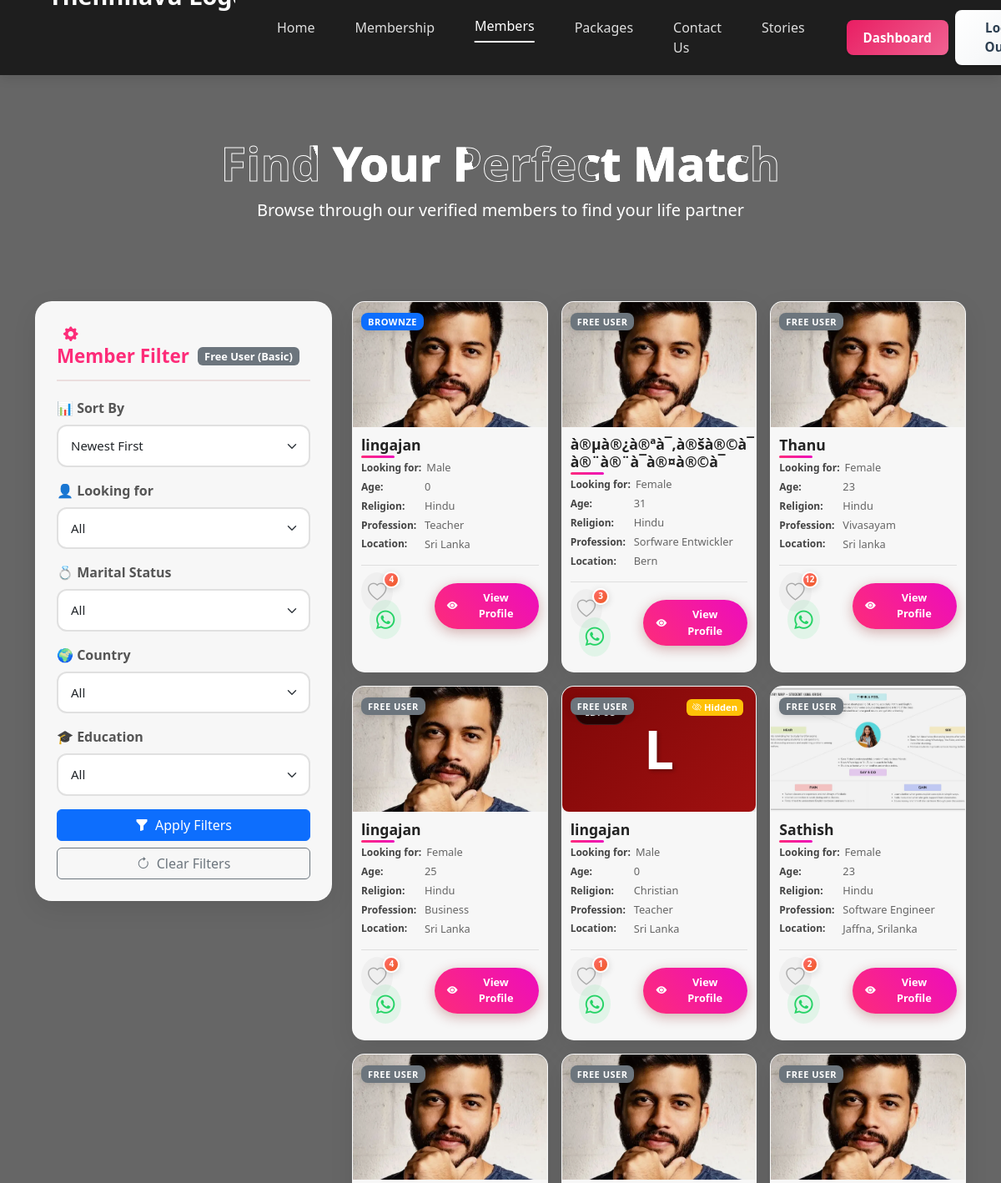
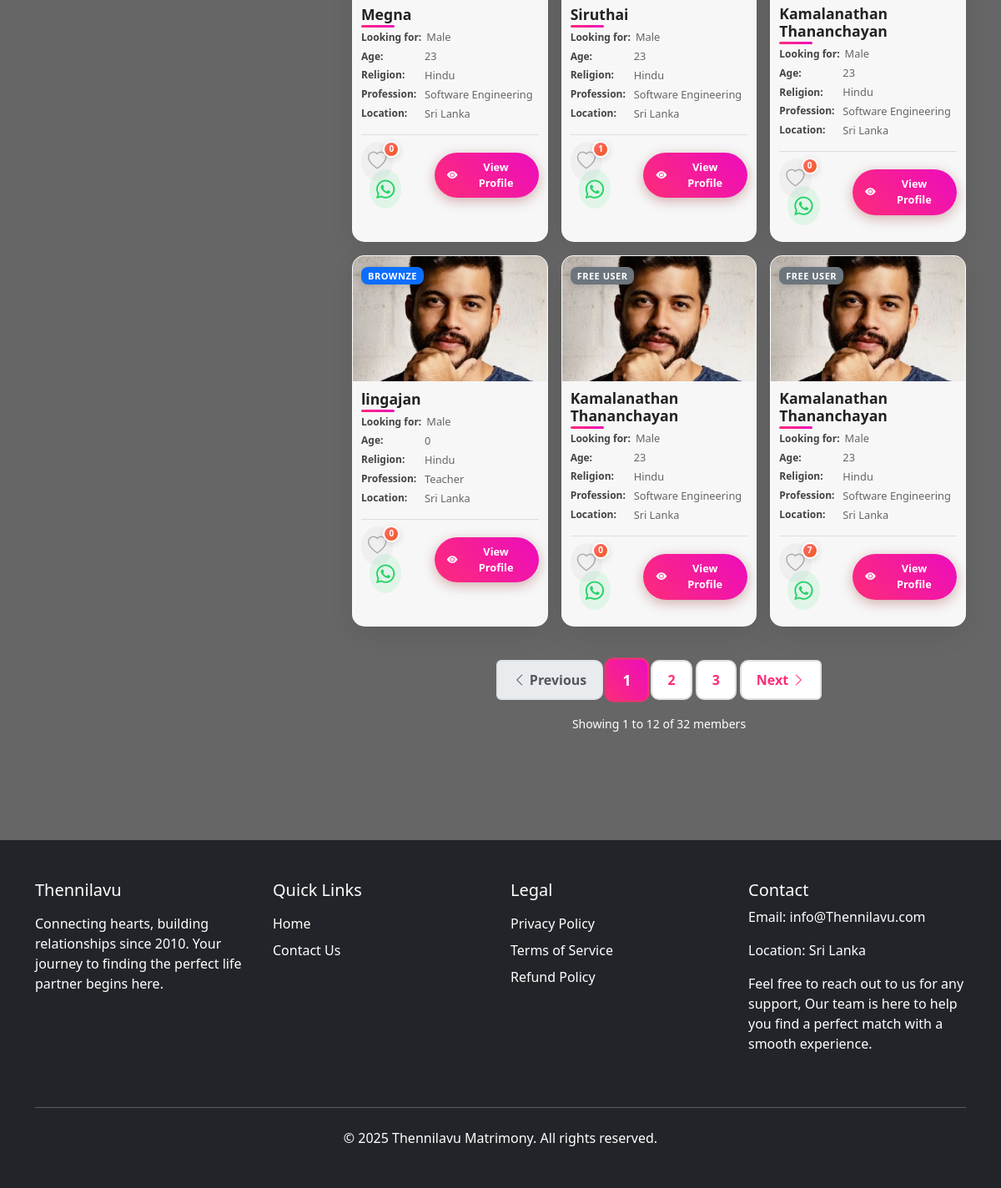
The app's page /Thennilavu/mem.php (signed in) with its own data (2 pictures, top to bottom).
### tables this page shows
CREATE TABLE `members` (
  `id` int(11) NOT NULL,
  `name` varchar(100) NOT NULL,
  `photo` varchar(255) DEFAULT NULL,
  `looking_for` enum('Male','Female','Other') NOT NULL,
  `dob` date NOT NULL,
  `religion` varchar(50) NOT NULL,
  `gender` enum('Male','Female','Other') NOT NULL,
  `marital_status` enum('Single','Married','Divorced','Widowed','Deactivated') NOT NULL,
  `language` varchar(50) NOT NULL,
  `profession` varchar(100) DEFAULT NULL,
  `country` varchar(50) DEFAULT NULL,
  `phone` varchar(20) DEFAULT NULL,
  `smoking` enum('No','Yes','Occasionally') DEFAULT NULL,
  `drinking` enum('No','Yes','Occasionally') DEFAULT NULL,
  `present_address` text DEFAULT NULL,
  `city` varchar(50) DEFAULT NULL,
  `branch_id` int(11) DEFAULT NULL,
  `zip` varchar(20) DEFAULT NULL,
  `permanent_address` text DEFAULT NULL,
  `permanent_city` varchar(50) DEFAULT NULL,
  `package` varchar(50) DEFAULT NULL,
  `created_at` timestamp NOT NULL DEFAULT current_timestamp(),
  `user_id` int(11) DEFAULT NULL,
  `income` float DEFAULT NULL,
  `profile_hidden` tinyint(1) DEFAULT 0
);

### Thennilavu/mem.php (the view, shortened to what the rows shown need)
<?php
$host = "localhost";
$user = "thennilavu_matrimonial";
$pass = "OYVuiEKfS@FQ";
$db   = "thennilavu_thennilavu";
$conn = new mysqli($host, $user, $pass, $db);
$conn->query("CREATE TABLE IF NOT EXISTS user_interest_events (
    id INT NOT NULL AUTO_INCREMENT PRIMARY KEY,
    user_id INT NOT NULL,
    target_member_id INT NOT NULL,
    created_at TIMESTAMP NOT NULL DEFAULT CURRENT_TIMESTAMP()
) ENGINE=InnoDB DEFAULT CHARSET=utf8mb4 COLLATE=utf8mb4_general_ci");
$where_conditions = [];
$params = [];
$types = '';
$where_conditions[] = "marital_status != ?";
$params[] = 'deactive';
$types .= 's';
$where_conditions[] = "members.marital_status NOT IN (?, ?)";
$params[] = 'Married';
$params[] = 'Deactivated';
$types .= 'ss';
$sql = "SELECT members.*, physical_info.height_cm, physical_info.weight_kg,
    (COUNT(ui.id) + COALESCE(uie.extra_likes,0)) as likes_received,
        CASE
            WHEN up.requestPackage = 'accept' AND up.end_date > NOW() THEN p.name
            ELSE 'Free User'
        END as package_name,
        COALESCE(members.profile_hidden, 0) as profile_hidden,
        CASE
            WHEN up.requestPackage = 'accept' AND up.end_date > NOW() THEN COALESCE(p.profile_hide_enabled, 'No')
            ELSE 'No'
        END as profile_hide_enabled
        FROM members
        LEFT JOIN physical_info ON members.id = physical_info.member_id
        LEFT JOIN user_interests ui ON members.id = ui.target_member_id
        LEFT JOIN (
            SELECT target_member_id, COUNT(*) as extra_likes
            FROM user_interest_events
            GROUP BY target_member_id
        ) uie ON members.id = uie.target_member_id
        LEFT JOIN userpackage up ON members.user_id = up.user_id AND up.requestPackage = 'accept'
        LEFT JOIN packages p ON p.name = up.status
        LEFT JOIN education ON members.id = education.member_id";
if (!empty($where_conditions)) {
    $sql .= " WHERE " . implode(' AND ', $where_conditions);
}
$records_per_page = 12;
$current_page = isset($_GET['page']) ? max(1, intval($_GET['page'])) : 1;
$offset = ($current_page - 1) * $records_per_page;
$sort_by = $_GET['sort'] ?? 'newest';
if ($sort_by === 'most_liked') {
    $sql .= " GROUP BY members.id ORDER BY likes_received DESC, members.created_at DESC LIMIT ? OFFSET ?";
} else {
    $sql .= " GROUP BY members.id ORDER BY members.created_at DESC LIMIT ? OFFSET ?";
}
$params[] = $records_per_page;
$params[] = $offset;
$types .= 'ii';
$members = [];
if (!empty($params)) {
    $stmt = $conn->prepare($sql);
    $stmt->bind_param($types, ...$params);
    $stmt->execute();
    $result = $stmt->get_result();
} else {
    $result = $conn->query($sql);
}
if ($result->num_rows > 0) {
    while($row = $result->fetch_assoc()) {
        $members[] = $row;
    }
}
?>
<!DOCTYPE html>
<html lang="en">
<head>
    <link href="https://cdn.jsdelivr.net/npm/bootstrap@5.3.0/dist/css/bootstrap.min.css" rel="stylesheet">
    <link rel="stylesheet" href="https://cdn.jsdelivr.net/npm/bootstrap-icons@1.10.5/font/bootstrap-icons.css">
</head>
<body>
    <section class="hero-section">
        <div class="container">
            <h1 class="display-4 fw-bold heading1">Find Your Perfect Match</h1>
        </div>
    </section>
    <section class="py-5">
        <div class="container">
            <div class="row">
                <div class="col-lg-8 col-md-7">
                <div class="row g-3" id="cardsRoot">
                    <?php foreach ($members as $member): ?>
                      <div class="col-lg-4 col-md-6 col-sm-6">
                        <div class="member-card">
                            <div class="package-badge">
                                <span class="badge <?php echo ($member['package_name'] === 'Free User') ? 'bg-secondary' : 'bg-primary'; ?>">
                                    <?php echo htmlspecialchars($member['package_name'] ?? 'Free User'); ?>
                                </span>
                            </div>
                            <div class="member-img">
                                <span class="member-id">ID: <?php echo htmlspecialchars($member['id']); ?></span>
                                <?php
                                $profileHidden = intval($member['profile_hidden'] ?? 0);
                                $shouldHideProfile = ($profileHidden === 1);
                                if ($shouldHideProfile) {
                                    ?>
                                    <span class="badge bg-warning position-absolute" style="top:15px;right:15px;font-size:0.7rem;">
                                        <i class="bi bi-eye-slash"></i> Hidden
                                    </span>
                                    <?php
                                }
                                if ($shouldHideProfile) {
                                    $firstLetter = strtoupper(substr($member['name'] ?? 'U', 0, 1));
                                    ?>
                                    <div class="profile-initial">
                                        <?php echo $firstLetter; ?>
                                    </div>
                                    <?php
                                } else {
                                    $photoField = $member['photo'] ?? '';
                                    if (!empty($photoField)) {
                                        $photoField = ltrim($photoField, '/');
                                        if (strpos($photoField, 'uploads/') === 0) {
                                            $imgPath = $photoField;
                                            $fileCheck = __DIR__ . '/' . $photoField;
                                        } else {
                                            $imgPath = 'uploads/' . $photoField;
                                            $fileCheck = __DIR__ . '/uploads/' . $photoField;
                                        }
                                        if (!file_exists($fileCheck)) {
                                            $imgPath = 'img/d.webp';
                                        }
                                    } else {
                                        $imgPath = 'img/d.webp';
                                    }
                                    ?>
                                    <img src="<?php echo $imgPath; ?>" alt="<?php echo htmlspecialchars($member['photo']); ?>" style="object-fit:cover;width:100%;height:100%;">
                                    <?php
                                }
                                ?>
                            </div>
                            <div class="member-info">
                                <h4 class="member-name"><?php echo htmlspecialchars($member['name']); ?></h4>
                                <div class="member-details">
                                    <div><strong>Looking for:</strong> <?php echo htmlspecialchars($member['looking_for'] ?? '-'); ?></div>
                                    <div><strong>Age:</strong> <?php
                                        if (!empty($member['dob']) && $member['dob'] !== '0000-00-00') {
                                            $dob = new DateTime($member['dob']);
                                            $now = new DateTime();
                                            $age = $now->diff($dob)->y;
                                            echo $age;
                                        } else {
                                            echo '-';
                                        }
                                    ?></div>
                                    <div><strong>Religion:</strong> <?php echo htmlspecialchars($member['religion'] ?? '-'); ?></div>
                                    <div><strong>Profession:</strong> <?php echo htmlspecialchars($member['profession'] ?? '-'); ?></div>
                                    <div><strong>Location:</strong> <?php echo htmlspecialchars($member['country'] ?? '-'); ?></div>
                                </div>
                                <div class="member-actions">
                                    <div>
                                        <div class="interest-action-container">
                                            <i class="bi bi-heart action-icon interest-btn"
                                               data-member-id="<?php echo htmlspecialchars($member['id']); ?>"
                                               onclick="toggleInterest(this, <?php echo htmlspecialchars($member['id']); ?>)"
                                               title="Express Interest">
                                            </i>
                                            <span class="interest-count" id="interest-count-<?php echo htmlspecialchars($member['id']); ?>">
                                                <?php echo htmlspecialchars($member['likes_received'] ?? '0'); ?>
                                            </span>
                                        </div>
                                        <i class="bi bi-whatsapp whatsapp-icon"
                                           onclick="contactWhatsApp(<?php echo htmlspecialchars($member['id']); ?>, '<?php echo htmlspecialchars(addslashes($member['name'])); ?>', <?php
                                                if (!empty($member['dob']) && $member['dob'] !== '0000-00-00') {
                                                    $dob = new DateTime($member['dob']);
                                                    $now = new DateTime();
                                                    echo $now->diff($dob)->y;
                                                } else {
                                                    echo '-';
                                                }
                                            ?>, '<?php echo htmlspecialchars(addslashes($member['profession'] ?? '-')); ?>')"
                                           title="Contact on WhatsApp">
                                        </i>
                                    </div>
                                    <button class="btn-view" data-member-id="<?php echo htmlspecialchars($member['id']); ?>" onclick="openDetails(<?php echo htmlspecialchars($member['id']); ?>)">
                                        <i class="bi bi-eye-fill me-1"></i>View Profile
                                    </button>
                                </div>
                            </div>
                        </div>
                    </div>
                    <?php endforeach; ?>
                </div>
            </div>
        </div>
    </section>
</body>
</html>

### records on screen
members: package_name "BROWNZE", name "lingajan", looking_for "Male", dob "0", religion "Hindu", profession "Teacher", country "Sri Lanka", likes_received "4"
members: package_name "FREE USER", name "à®µà®¿à®ªà¯‚à®šà®©à¯ à®¨à®¨à¯à®¤à®©à¯", looking_for "Female", dob "31", religion "Hindu", profession "Sorfware Entwickler", country "Bern", likes_received "3"
members: package_name "FREE USER", name "Thanu", looking_for "Female", dob "23", religion "Hindu", profession "Vivasayam", country "Sri lanka", likes_received "12"
members: package_name "FREE USER", name "lingajan", looking_for "Female", dob "25", religion "Hindu", profession "Business", country "Sri Lanka", likes_received "4"
members: package_name "FREE USER", shows "Hidden", name "L", name "lingajan", looking_for "Male", dob "0", religion "Christian", profession "Teacher", country "Sri Lanka", likes_received "1"
members: package_name "FREE USER", photo (picture), name "Sathish", looking_for "Female", dob "23", religion "Hindu", profession "Software Engineer", country "Jaffna, Srilanka", likes_received "2"
members: package_name "FREE USER", name "Megna", looking_for "Male", dob "23", religion "Hindu", profession "Software Engineering", country "Sri Lanka", likes_received "0"
members: package_name "FREE USER", name "Siruthai", looking_for "Male", dob "23", religion "Hindu", profession "Software Engineering", country "Sri Lanka", likes_received "1"
members: package_name "FREE USER", name "Kamalanathan Thananchayan", looking_for "Male", dob "23", religion "Hindu", profession "Software Engineering", country "Sri Lanka", likes_received "0"
members: package_name "BROWNZE", name "lingajan", looking_for "Male", dob "0", religion "Hindu", profession "Teacher", country "Sri Lanka", likes_received "0"
members: package_name "FREE USER", name "Kamalanathan Thananchayan", looking_for "Male", dob "23", religion "Hindu", profession "Software Engineering", country "Sri Lanka", likes_received "0"
members: package_name "FREE USER", name "Kamalanathan Thananchayan", looking_for "Male", dob "23", religion "Hindu", profession "Software Engineering", country "Sri Lanka", likes_received "7"

### other values on screen
$user_type "Free User"
$search_access "Basic"
min($current_page * $records_per_page, $total_records) "12"
$total_records "32"
